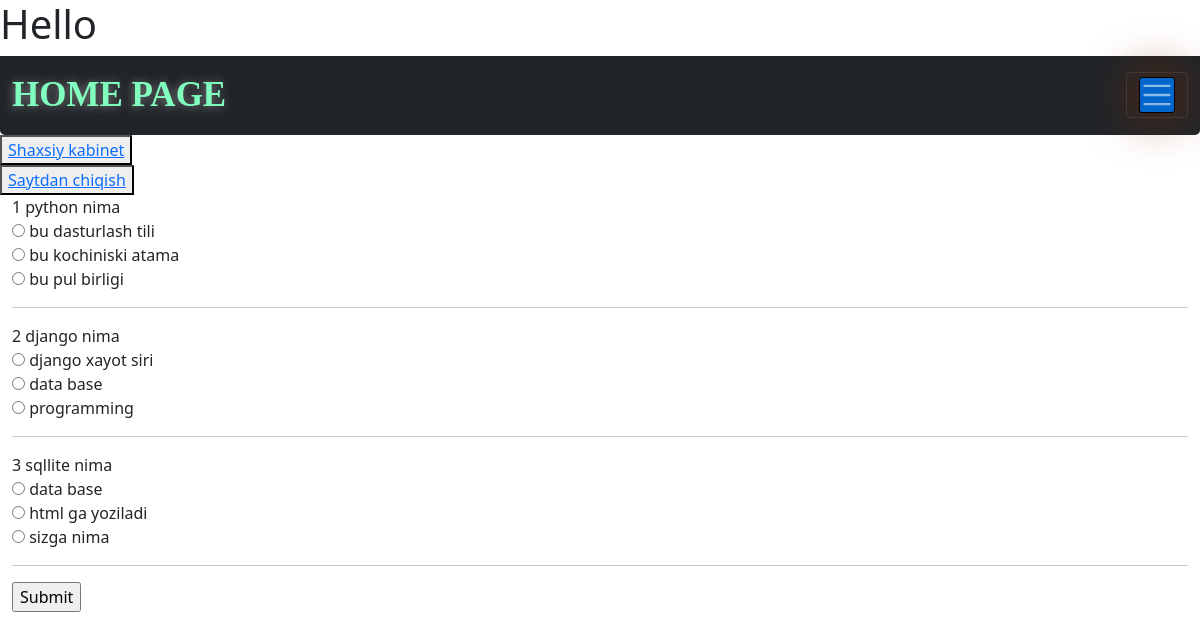
/question/3/ (signed in), run on the app's committed database.
### polls/models.py (models this page shows, shortened)
class Question(models.Model):
    savol = models.CharField(max_length=500, verbose_name="savollar")
    category = models.ForeignKey(Category, on_delete=models.CASCADE)

class Choice(models.Model):
    javob = models.CharField(max_length=500, verbose_name="javobllar")
    question = models.ForeignKey(Question, on_delete=models.CASCADE)
    correct = models.BooleanField()

### polls/views.py (the view)
# urls.py: path('question/<int:category>/', views.category, name="question"),
@login_required
def category(request, category):
   questions = Question.objects.filter(category=category)
   return render(request, 'polls/question.html', {'questions': questions})

### polls/templates/polls/question.html (shortened to what this page needs)
<!DOCTYPE html>
<html lang="en">
<head>
</head>
<body>
<h1>Hello</h1>
{% extends './home.html' %}
{% block content %}
<div class="container-fluid">
    <form action="{% url 'polls:check' %}">
        {% for question in questions %}
        {{ forloop.counter }} {{ question.savol }}
        <br>
    <fieldset id="{{ question.id }}">
        {% for choice in question.choice_set.all %}
        <input type="radio" id="html" name="{{ question.id }}" value="{{ choice.id }}" ( required )>
        <label for="html">{{ choice.javob }}</label><br>
        {% endfor %}
    </fieldset>
        <hr>
        {% endfor %}
        <input type="submit" value="Submit">
    </form>
</div>
{% endblock content %}

### data on the page
Question: savol "python nima"
Choice: javob "bu dasturlash tili"
Choice: javob "bu kochiniski atama"
Choice: javob "bu pul birligi"
Question: savol "django nima"
Choice: javob "django xayot siri"
Choice: javob "data base"
Choice: javob "programming"
Question: savol "sqllite nima"
Choice: javob "data base"
Choice: javob "html ga yoziladi"
Choice: javob "sizga nima"
